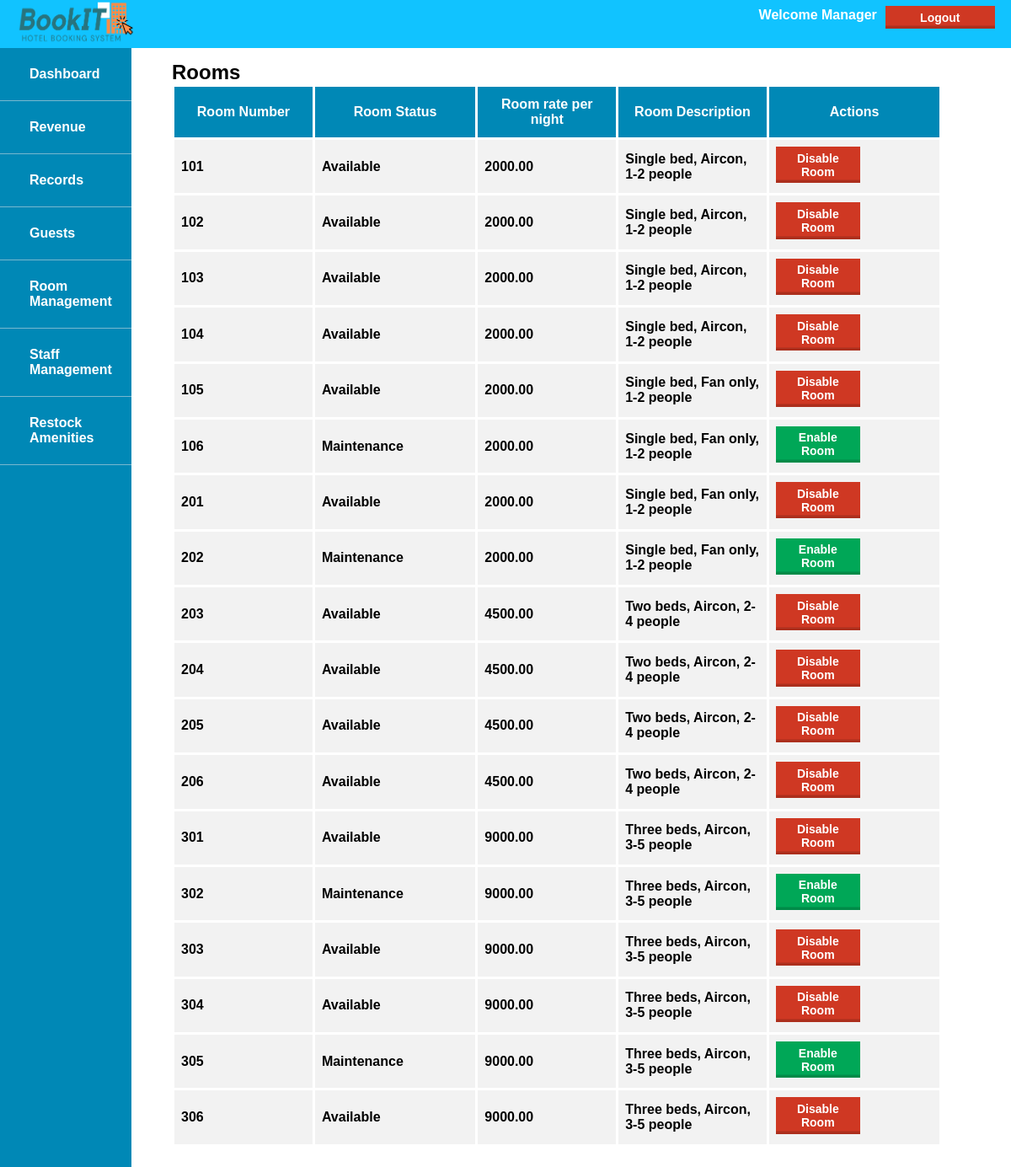
Page /manager_room-mgt.php on the committed database.
### tables this page shows
CREATE TABLE Rooms(
        room_id INT NOT NULL AUTO_INCREMENT PRIMARY KEY,
        room_status ENUM('Available', 'Used by guest','Maintenance'),
        roomtype_id INT                                                    
    );

CREATE TABLE Room_Type(
        roomtype_id INT NOT NULL AUTO_INCREMENT PRIMARY KEY,
        room_cost FLOAT(10,2) ,
        room_desc VARCHAR(100),
        room_cap INT 
    );

### manager_room-mgt.php (the view, shortened to what this page needs)
<!DOCTYPE html>
<html>
    <head>
        <link rel="stylesheet" href="style.css">
    </head>
    <body>
        <header>
        <div id="header">
        <img src="assets/bookIT_Logo.png">
        <div class="right-float">
                <a>
                    <form method="post" action="#">
                        <button class="Logoutbutton" name="logout">Logout</button>
                    </form>
                </a>
            </div>
            <div class="right-float">
                <p>Welcome Manager  </p>
            </div>
        </div>
        </header>
        <nav>
            <ul>
                <li id="logoli"><img src="assets/bookIT_Logo.png"></li>
                <li><a href="manager_dashboard.php">Dashboard</a></li>
                <li><a href="manager_revenue.php">Revenue</a></li>
                <li><a href="manager_records.php">Records</a></li>
                <li><a href="manager_guests.php">Guests</a></li>
                <li><a href="#">Room Management</a></li>
                <li><a href="manager_staff.php">Staff Management</a></li>
                <li><a href="manager_restock.php">Restock Amenities</a></li>
            </ul>
        </nav>
        <div id="content">
            <h2>Rooms</h2>
            <form action="room_server.php" method="get">
            <table id="Table">
              <tr>
                <th>Room Number</th>
                <th>Room Status</th>
                <th>Room rate per night</th>
                <th>Room Description</th>
                <th>Actions</th>
              </tr>
        <?php
            include 'connection.php';
            $sql = "SELECT r.room_id AS 'Room Number',
                        r.room_status AS 'Room Status',
                        t.room_cost AS 'Room Cost',
                        t.room_desc AS 'Room Description'
                    FROM
                        Rooms r, room_type t
                    WHERE
                        r.roomtype_id = t.roomtype_id
                    GROUP BY
                    r.room_id;";
            $display = $conn->query($sql);
            if($rows = $display != NULL){
            while($rows = $display->fetch_assoc()){
                echo
                    "<tr><td>". $rows['Room Number']. "</td>
                         <td>". $rows['Room Status']. "</td>
                         <td>". $rows['Room Cost']. "</td>
                         <td>". $rows['Room Description']. "</td>";
                    if ($rows['Room Status'] == 'Maintenance' || $rows['Room Status'] == 'Unavailable') {
                        echo "  <td>
                                    <form action='' method='POST'>
                                        <input type='submit' class='Greenbutton'  name='enable' value='Enable Room'>
                                        <input type='hidden' name='roomID' value='{$rows['Room Number']}'>
                                    </form>
                                </td>
                             </tr>";
                    }elseif ($rows['Room Status'] == 'Available') {
                        echo "  <td>
                                    <form action='' method='POST'>
                                        <input type='submit' class='Checkoutbutton'  name='disable' value='Disable Room'>
                                        <input type='hidden' name='roomID' value='{$rows['Room Number']}'>
                                    </form>
                                </td>
                             </tr>";
                    }
                }
                echo "</table>";
            }else{
                  echo "No rooms added";
            }
            ?>
            </form>
        </div>
    </body>

### style.css (style rules this page uses)
* { margin: 0; padding: 0; box-sizing: border-box; font-family: 'Montserrat', sans-serif; font-weight: 600; }
#header { padding: 1px 15px; background-color: #11C3FF; color: white; height: 65px; width: 100%; z-index: 999; position: absolute; margin-top: -32px; }
.right-float { float: right; }
.right-float button { margin-top: 1em; }
#header img { height: 65px; width: 145px; }
#header p { margin-top: 1em; padding: 0 10px; }
#content { margin-top: 2%; margin-left: 17%; margin-right: 6.8%; margin-bottom: 2%; padding-top: 4%; }
ul { list-style-type: none; width: 13%; background-color: #0088B6; position: fixed; height: 120%; overflow-x: hidden; margin-top: -36px; z-index: 1; }
#logoli { background-color: #11C3FF; }
li a { padding-top:4px; display: block; color: #fff; padding: 22px 35px; text-decoration: none; font-weight: bold; border-bottom: 1px solid rgba(240, 233, 233, .5); }
#Table { border-collapse: collapse; width: 100%; }
#Table td, #Table th { border: 3px solid #fff; padding: 8px; overflow: hidden; }
#Table tr { background-color: #f2f2f2; }
#Table th { padding-top: 12px; padding-bottom: 12px; text-align: center; background-color: #0088B6; color: white; overflow: hidden; width: 100px; }
button { border: none; color: white; padding:0.4em 1em; text-align: center; text-decoration: none; display: inline-block; font-size: 14px; margin:0 0.3em 0.3em 0; box-shadow:inset 0 -0.6em 0 -0.35em rgba(0,0,0,0.17); font-weight: bold; }
.Greenbutton { background-color: #00A757; border: none; color: white; padding:0.4em 1em; text-align: center; text-decoration: none; display: inline-block; font-size: 14px; margin:0 0.3em 0.3em 0; box-shadow:inset 0 -0.6em 0 -0.35em rgba(0,0,0,0.17); font-weight: bold; white-space: normal; -webkit-appearance: none; width: 100px; }
.Logoutbutton { background-color: #CF3823; border: none; color: white; padding:0.4em 1em; text-align: center; text-decoration: none; display: inline-block; font-size: 14px; margin:0 0.3em 0.3em 0; box-shadow:inset 0 -0.6em 0 -0.35em rgba(0,0,0,0.17); font-weight: bold; white-space: normal; -webkit-appearance: none; width: 130px; }
.Checkoutbutton { background-color: #CF3823; border: none; color: white; padding:0.4em 1em; text-align: center; text-decoration: none; display: inline-block; font-size: 14px; margin:0 0.3em 0.3em 0; box-shadow:inset 0 -0.6em 0 -0.35em rgba(0,0,0,0.17); font-weight: bold; white-space: normal; -webkit-appearance: none; width: 100px; }

### rows in the picture
rooms: room_id "101", room_status "Available", roomtype.room_cost "2000.00", roomtype.room_desc "Single bed, Aircon, 1-2 people"
rooms: room_id "102", room_status "Available", roomtype.room_cost "2000.00", roomtype.room_desc "Single bed, Aircon, 1-2 people"
rooms: room_id "103", room_status "Available", roomtype.room_cost "2000.00", roomtype.room_desc "Single bed, Aircon, 1-2 people"
rooms: room_id "104", room_status "Available", roomtype.room_cost "2000.00", roomtype.room_desc "Single bed, Aircon, 1-2 people"
rooms: room_id "105", room_status "Available", roomtype.room_cost "2000.00", roomtype.room_desc "Single bed, Fan only, 1-2 people"
rooms: room_id "106", room_status "Maintenance", roomtype.room_cost "2000.00", roomtype.room_desc "Single bed, Fan only, 1-2 people"
rooms: room_id "201", room_status "Available", roomtype.room_cost "2000.00", roomtype.room_desc "Single bed, Fan only, 1-2 people"
rooms: room_id "202", room_status "Maintenance", roomtype.room_cost "2000.00", roomtype.room_desc "Single bed, Fan only, 1-2 people"
rooms: room_id "203", room_status "Available", roomtype.room_cost "4500.00", roomtype.room_desc "Two beds, Aircon, 2-4 people"
rooms: room_id "204", room_status "Available", roomtype.room_cost "4500.00", roomtype.room_desc "Two beds, Aircon, 2-4 people"
rooms: room_id "205", room_status "Available", roomtype.room_cost "4500.00", roomtype.room_desc "Two beds, Aircon, 2-4 people"
rooms: room_id "206", room_status "Available", roomtype.room_cost "4500.00", roomtype.room_desc "Two beds, Aircon, 2-4 people"
rooms: room_id "301", room_status "Available", roomtype.room_cost "9000.00", roomtype.room_desc "Three beds, Aircon, 3-5 people"
rooms: room_id "302", room_status "Maintenance", roomtype.room_cost "9000.00", roomtype.room_desc "Three beds, Aircon, 3-5 people"
rooms: room_id "303", room_status "Available", roomtype.room_cost "9000.00", roomtype.room_desc "Three beds, Aircon, 3-5 people"
rooms: room_id "304", room_status "Available", roomtype.room_cost "9000.00", roomtype.room_desc "Three beds, Aircon, 3-5 people"
rooms: room_id "305", room_status "Maintenance", roomtype.room_cost "9000.00", roomtype.room_desc "Three beds, Aircon, 3-5 people"
rooms: room_id "306", room_status "Available", roomtype.room_cost "9000.00", roomtype.room_desc "Three beds, Aircon, 3-5 people"
